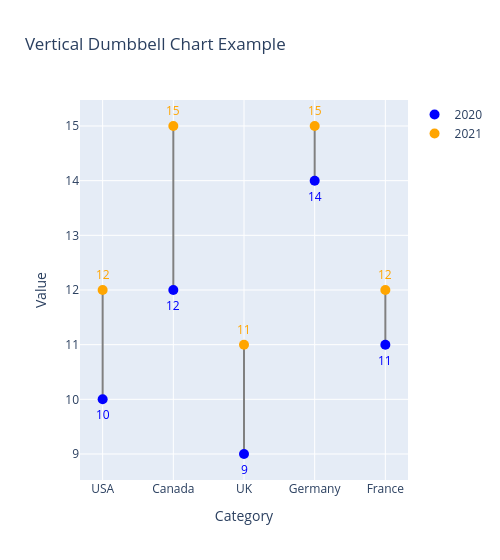

Notebook source saved alongside this figure:
### Markdown cell above
## Dumbbell Chart - Vertical

### Code cell
fig_dumbbell_v = pxx.dumbbell(df=dumbbell_df, 
                             categories_col='Country', 
                             values1_col='2020', 
                             values2_col='2021',
                             label1='2020',
                             label2='2021',
                             title='Vertical Dumbbell Chart Example',
                             orientation='v',
                             width=500)
fig_dumbbell_v.show()

### Figure 1 — Plotly figure (JSON) as saved in the notebook; plotly's stock layout.template omitted (floating-point values rounded to 4 significant figures)
{"data": [{"line": {"color": "gray", "width": 2}, "mode": "lines", "showlegend": false, "type": "scatter", "x": ["USA", "USA"], "y": [10, 12]}, {"line": {"color": "gray", "width": 2}, "mode": "lines", "showlegend": false, "type": "scatter", "x": ["Canada", "Canada"], "y": [12, 15]}, {"line": {"color": "gray", "width": 2}, "mode": "lines", "showlegend": false, "type": "scatter", "x": ["UK", "UK"], "y": [9, 11]}, {"line": {"color": "gray", "width": 2}, "mode": "lines", "showlegend": false, "type": "scatter", "x": ["Germany", "Germany"], "y": [14, 15]}, {"line": {"color": "gray", "width": 2}, "mode": "lines", "showlegend": false, "type": "scatter", "x": ["France", "France"], "y": [11, 12]}, {"marker": {"color": "blue", "size": 10}, "mode": "markers", "name": "2020", "showlegend": true, "type": "scatter", "x": ["USA", "Canada", "UK", "Germany", "France"], "y": [10, 12, 9, 14, 11]}, {"marker": {"color": "orange", "size": 10}, "mode": "markers", "name": "2021", "showlegend": true, "type": "scatter", "x": ["USA", "Canada", "UK", "Germany", "France"], "y": [12, 15, 11, 15, 12]}], "layout": {"annotations": [{"font": {"color": "blue"}, "showarrow": false, "text": "10", "x": "USA", "xanchor": "center", "y": 10, "yanchor": "top", "yshift": -5}, {"font": {"color": "orange"}, "showarrow": false, "text": "12", "x": "USA", "xanchor": "center", "y": 12, "yanchor": "bottom", "yshift": 5}, {"font": {"color": "blue"}, "showarrow": false, "text": "12", "x": "Canada", "xanchor": "center", "y": 12, "yanchor": "top", "yshift": -5}, {"font": {"color": "orange"}, "showarrow": false, "text": "15", "x": "Canada", "xanchor": "center", "y": 15, "yanchor": "bottom", "yshift": 5}, {"font": {"color": "blue"}, "showarrow": false, "text": "9", "x": "UK", "xanchor": "center", "y": 9, "yanchor": "top", "yshift": -5}, {"font": {"color": "orange"}, "showarrow": false, "text": "11", "x": "UK", "xanchor": "center", "y": 11, "yanchor": "bottom", "yshift": 5}, {"font": {"color": "blue"}, "showarrow": false, "text": "14", "x": "Germany", "xanchor": "center", "y": 14, "yanchor": "top", "yshift": -5}, {"font": {"color": "orange"}, "showarrow": false, "text": "15", "x": "Germany", "xanchor": "center", "y": 15, "yanchor": "bottom", "yshift": 5}, {"font": {"color": "blue"}, "showarrow": false, "text": "11", "x": "France", "xanchor": "center", "y": 11, "yanchor": "top", "yshift": -5}, {"font": {"color": "orange"}, "showarrow": false, "text": "12", "x": "France", "xanchor": "center", "y": 12, "yanchor": "bottom", "yshift": 5}], "title": {"text": "Vertical Dumbbell Chart Example"}, "width": 500, "xaxis": {"title": {"text": "Category"}}, "yaxis": {"title": {"text": "Value"}}}}
